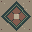

Tiled map render using the project's own tile images. Description and the whole map definition, tile-layer contents included, below:
An orthogonal 1x1 tile map with 32x32 px tiles, 1 tile layer (Assembly), 3 tilesets.

<map version="1.10" orientation="orthogonal" renderorder="right-down" width="1" height="1" tilewidth="32" tileheight="32" infinite="0" nextlayerid="2" nextobjectid="1">
  <tileset firstgid="1" source="../floors.tsx" />
  <tileset firstgid="321" source="../walls.tsx" />
  <tileset firstgid="961" source="../architecture.tsx" />
  <layer id="1" name="Assembly" width="1" height="1">
    <data encoding="csv">
295
</data>
  </layer>
</map>
